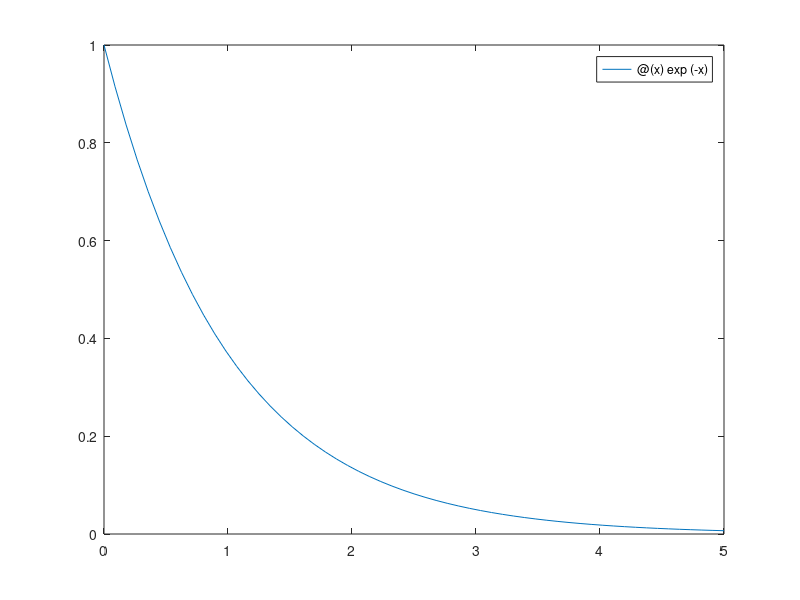

This figure's MATLAB source:
% Sleep calculator script
clear; clc; close all;


amountOfHoursRemaining = input("How many hours of estimated work do you have remaining? ");
amountOfTasksToComplete = input("How many assignments are remaining? ");
hoursSinceLastSleep = input("How long has it been since you last slept? ");
time = clock;
fix(time);
currentMinute = time(5);
currentHour = time(4) + currentMinute / 60;
sleepE = @(x) exp(-x); % boring equation, could be better actually so cringe lmao
fplot(sleepE, [0, 5]);






function [posRoot, negRoot] = Quadratic(a, b, c)
if((b .^ 2) - (4 .* a .* c) >= 0 ) 
    posRoot = (-b + sqrt(b.^2 - 4 .* a .* c)) ./ (2 .* a);
    negRoot = (-b - sqrt(b.^2 - 4 .* a .* c)) ./ (2 .* a);
else
    error("Roots are complex, aborting program") 
end



end
